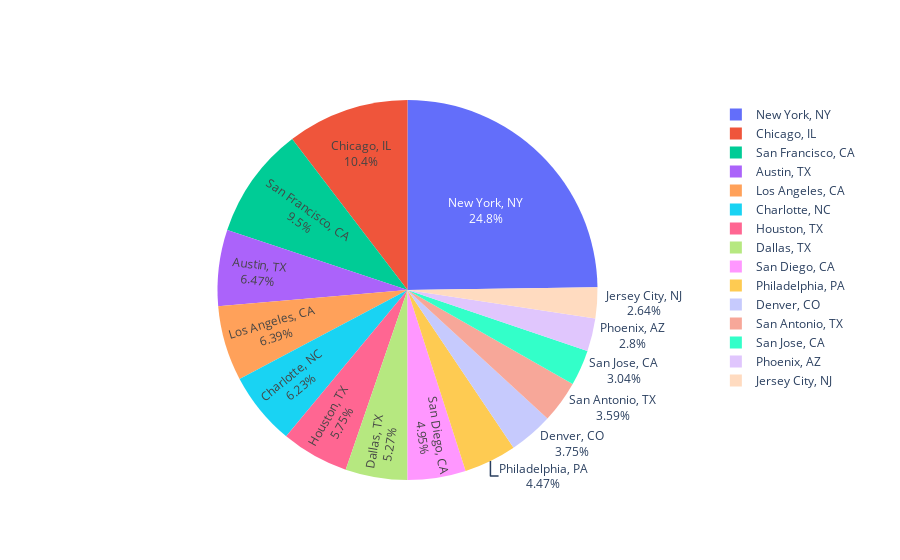

Notebook code for this chart:
### Markdown cell above
# Location

### Code cell
labels = df['Location'].value_counts()[:15].index
values = df['Location'].value_counts()[:15].values

plt.figure(figsize=(10,10))
fig = go.Figure(data=[go.Pie(labels=labels, textinfo='label+percent', values=values)])
fig.show()

### Figure 1 — Plotly figure (JSON) as saved in the notebook; plotly's stock layout.template omitted (floating-point values rounded to 4 significant figures)
{"data": [{"labels": ["New York, NY", "Chicago, IL", "San Francisco, CA", "Austin, TX", "Los Angeles, CA", "Charlotte, NC", "Houston, TX", "Dallas, TX", "San Diego, CA", "Philadelphia, PA", "Denver, CO", "San Antonio, TX", "San Jose, CA", "Phoenix, AZ", "Jersey City, NJ"], "textinfo": "label+percent", "type": "pie", "values": [310, 130, 119, 81, 80, 78, 72, 66, 62, 56, 47, 45, 38, 35, 33]}], "layout": {}}
